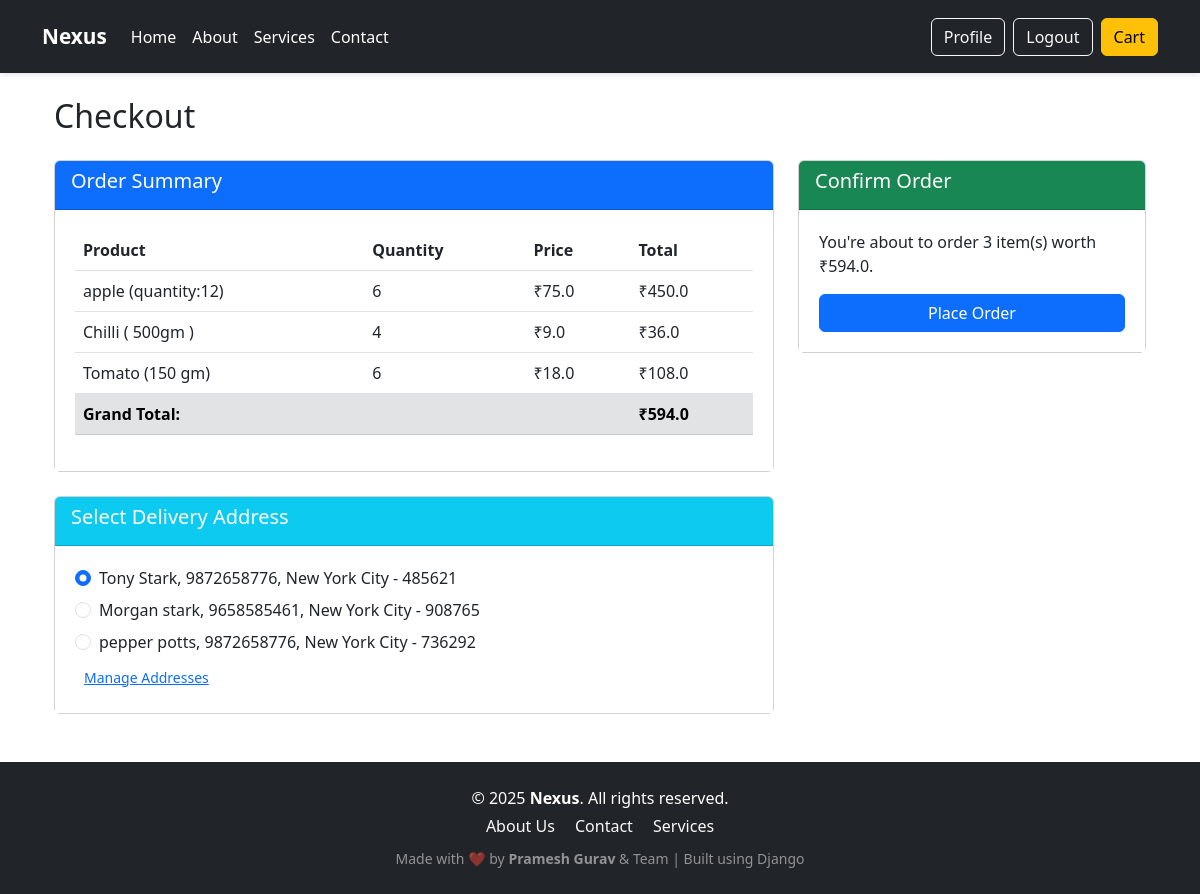
/checkout/ (signed in), run on an earlier commit of the app's database.
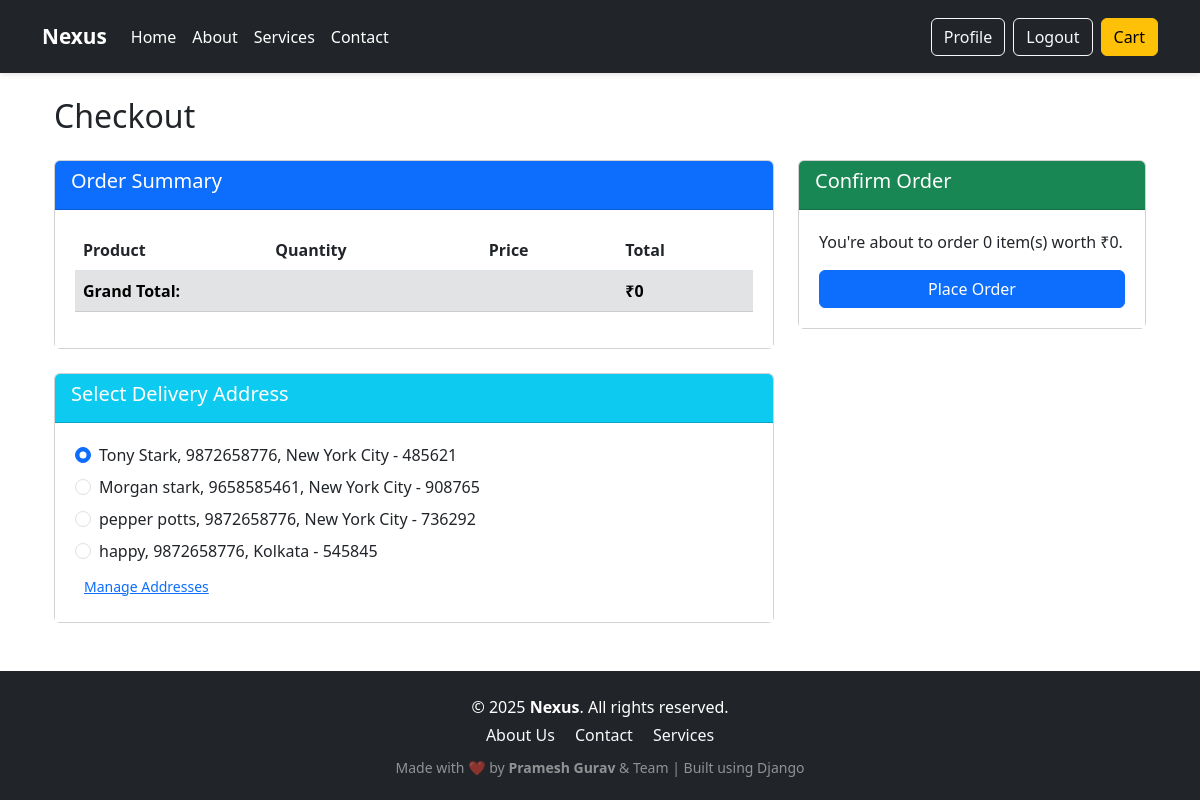
And on a later commit of the database.
### store/models.py (models this page shows, shortened)
class CartItem(models.Model):
    user = models.ForeignKey(User, on_delete=models.CASCADE)
    product = models.ForeignKey(Product, on_delete=models.CASCADE)
    quantity = models.PositiveIntegerField(default=1)
    def total_price(self):
        return self.product.price * self.quantity

class Product(models.Model):
    title = models.CharField(max_length=255)
    category = models.ForeignKey(Category, on_delete=models.CASCADE)
    description = models.TextField()
    price = models.FloatField()
    image = models.ImageField(upload_to='products/')

class Address(models.Model):
    user = models.ForeignKey(User, on_delete=models.CASCADE)
    full_name = models.CharField(max_length=100)
    phone = models.CharField(max_length=15)
    pincode = models.CharField(max_length=10)
    city = models.CharField(max_length=100)
    state = models.CharField(max_length=100)
    street_address = models.CharField(max_length=200)
    landmark = models.CharField(max_length=200, blank=True, null=True)

### store/views.py (the view, shortened to what this page needs)
# urls.py: path('checkout/', views.checkout, name='checkout'),
@login_required
def checkout(request):
    cart_items = CartItem.objects.filter(user=request.user)
    total = sum(item.total_price() for item in cart_items)
    addresses = Address.objects.filter(user=request.user)
    return render(request, 'store/checkout.html', {'cart_items': cart_items, 'total': total, 'addresses': addresses})

### store/templates/store/checkout.html (shortened to what this page needs)
{% extends 'store/base.html' %}
{% block content %}
<div class="container mt-4">
    <h2 class="mb-4">Checkout</h2>
    <div class="row">
        <div class="col-md-8">
            <div class="card mb-4">
                <div class="card-header bg-primary text-white">
                    <h5>Order Summary</h5>
                </div>
                <div class="card-body">
                    <table class="table">
                        <thead>
                            <tr>
                                <th>Product</th>
                                <th>Quantity</th>
                                <th>Price</th>
                                <th>Total</th>
                            </tr>
                        </thead>
                        <tbody>
                            {% for item in cart_items %}
                            <tr>
                                <td>{{ item.product.title }}</td>
                                <td>{{ item.quantity }}</td>
                                <td>₹{{ item.product.price }}</td>
                                <td>₹{{ item.total_price }}</td>
                            </tr>
                            {% endfor %}
                            <tr class="table-secondary">
                                <td colspan="3"><strong>Grand Total:</strong></td>
                                <td><strong>₹{{ total }}</strong></td>
                            </tr>
                        </tbody>
                    </table>
                </div>
            </div>
            <div class="card">
                <div class="card-header bg-info text-white">
                    <h5>Select Delivery Address</h5>
                </div>
                <div class="card-body">
                    {% if addresses %}
                        <form method="POST" action="{% url 'payment' %}">
                            {% for address in addresses %}
                            <div class="form-check mb-2">
                                <input class="form-check-input" type="radio" name="selected_address" value="{{ address.id }}" id="address{{ address.id }}" {% if forloop.first %}checked{% endif %}>
                                <label class="form-check-label" for="address{{ address.id }}">
                                    {{ address.full_name }}, {{ address.phone }}, {{ address.city }} - {{ address.pincode }}
                                </label>
                            </div>
                            {% endfor %}
                            <a href="{% url 'address_book' %}" class="btn btn-sm btn-link">Manage Addresses</a>
                            {% else %}
                            <p>No addresses found. <a href="{% url 'add_address' %}">Add a new address</a></p>
                            {% endif %}
                        </div>
                    </div>
                </div>
                <div class="col-md-4">
                    <div class="card">
                        <div class="card-header bg-success text-white">
                            <h5>Confirm Order</h5>
                        </div>
                        <div class="card-body">
                            <p>You're about to order {{ cart_items|length }} item(s) worth ₹{{ total }}.</p>
                            <button type="submit" class="btn btn-primary w-100">Place Order</button>
                </div>
            </div>
        </div>
    </div>
</div>
{% endblock %}

What changed in the data, as far as the page shows it:
removed CartItem: product "apple (quantity:12)", quantity "6", product.price "75.0", total_price "450.0"
removed CartItem: product "Chilli ( 500gm )", quantity "4", product.price "9.0", total_price "36.0"
removed CartItem: product "Tomato (150 gm)", quantity "6", product.price "18.0", total_price "108.0"
added Address: selected_address "☐ happy, 9872658776, Kolkata - 5", full_name "happy", phone "9872658776", city "Kolkata", pincode "545845"
Also different on the page:
{{ total }}: "594.0" → "0"
{{ cart_items|length }}: "3" → "0"
